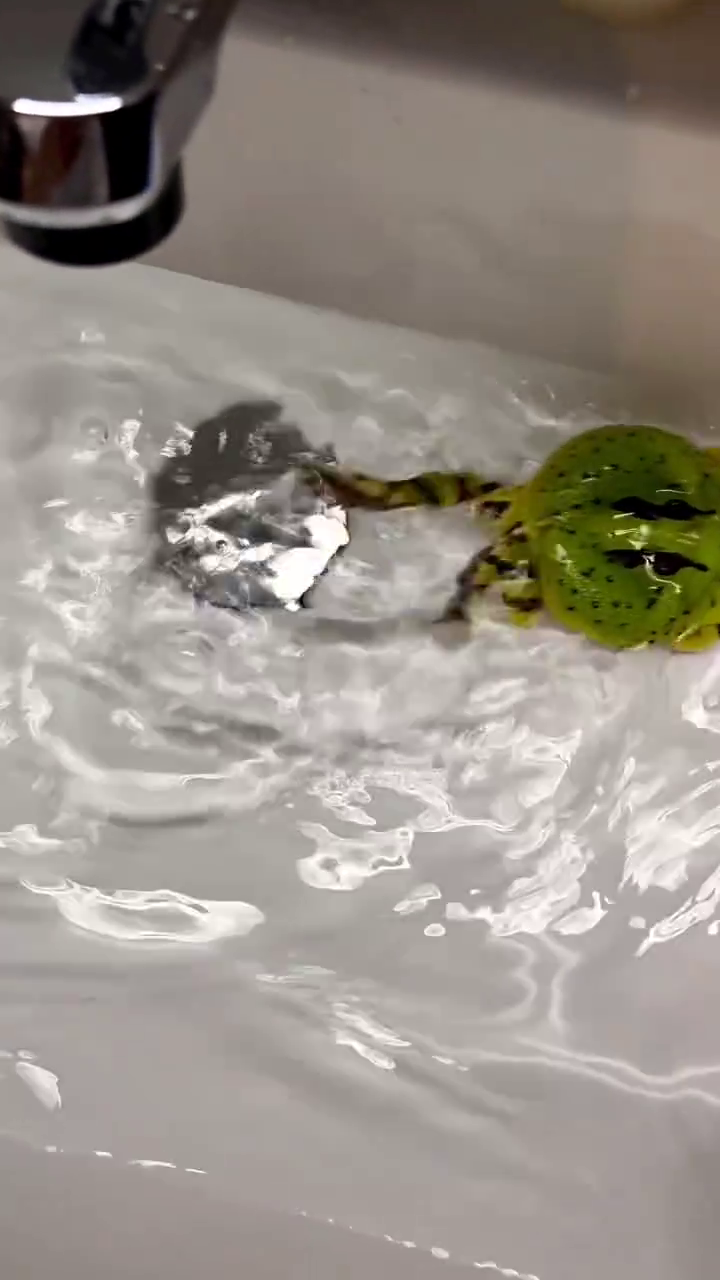
#> input picture frame 54 of Лаба 5/lyagushka.mp4, 720 x 1280 px
$ python main.py
#> lines starting #> are read from the running program, lines starting #| are printed output that depends on the picture; after the words box and inside, x2 and y2 are one past the last pixel; in counts of white or black regions, pixels touching at a corner belong together
import cv2 as cv

def process(path,thrashLow,thrashAr,ksize,sigma):
#> called with path = 'lyagushka.mp4', thrashLow = 200, thrashAr = 30, ksize = 3, sigma = 100
    cap = cv.VideoCapture(path, cv.CAP_ANY)

    w = int(cap.get(cv.CAP_PROP_FRAME_WIDTH))
    h = int(cap.get(cv.CAP_PROP_FRAME_HEIGHT))
    fourcc = cv.VideoWriter_fourcc(*'mp4v')
    video_writer = cv.VideoWriter("output.mp4", fourcc, 25, (w, h))
    ret,frame=cap.read()
#> frame is the input picture: shape (1280, 720, 3); mean B, G, R 135, 143.6, 150.9
    gray = cv.cvtColor(frame, cv.COLOR_BGR2GRAY)
    oldframe = cv.GaussianBlur(gray, (ksize, ksize), sigma)
    while True:
        ret, frame = cap.read()
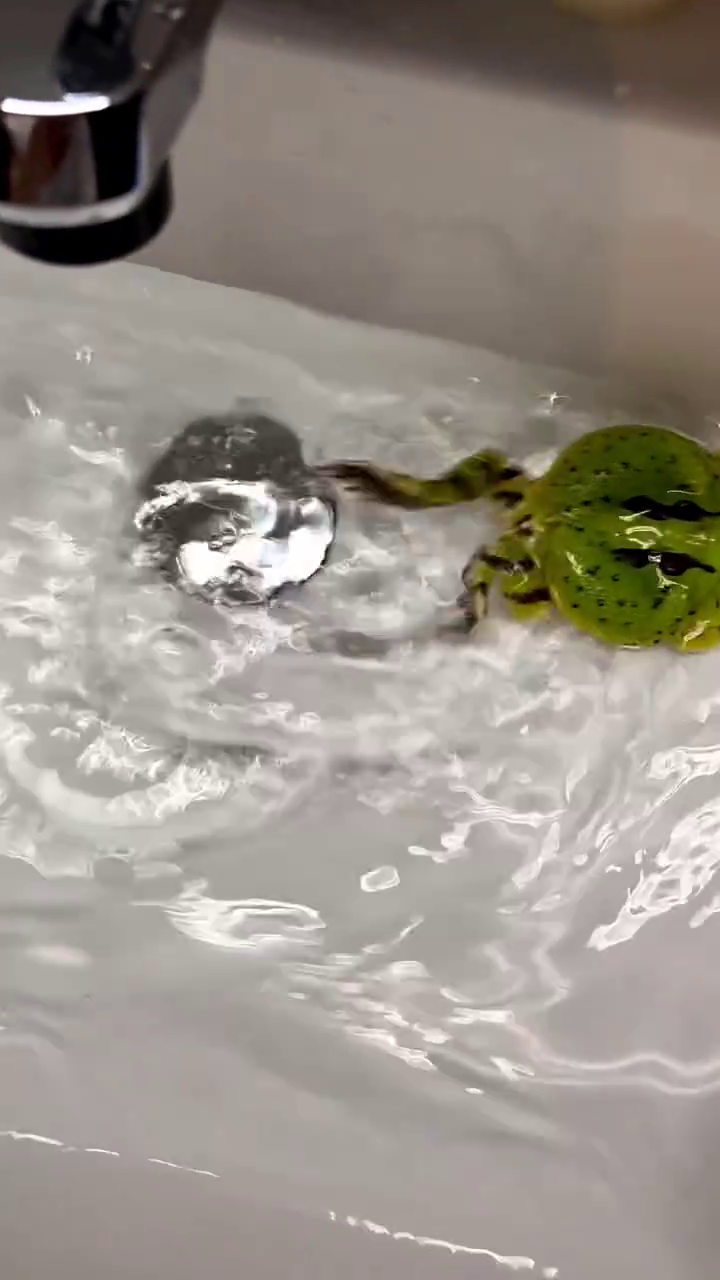
#> input picture frame 55 of Лаба 5/lyagushka.mp4, 720 x 1280 px
#> frame is the input picture: shape (1280, 720, 3); mean B, G, R 136.5, 145.1, 152.4
        if not (ret):
            break
        gray = cv.cvtColor(frame, cv.COLOR_BGR2GRAY)
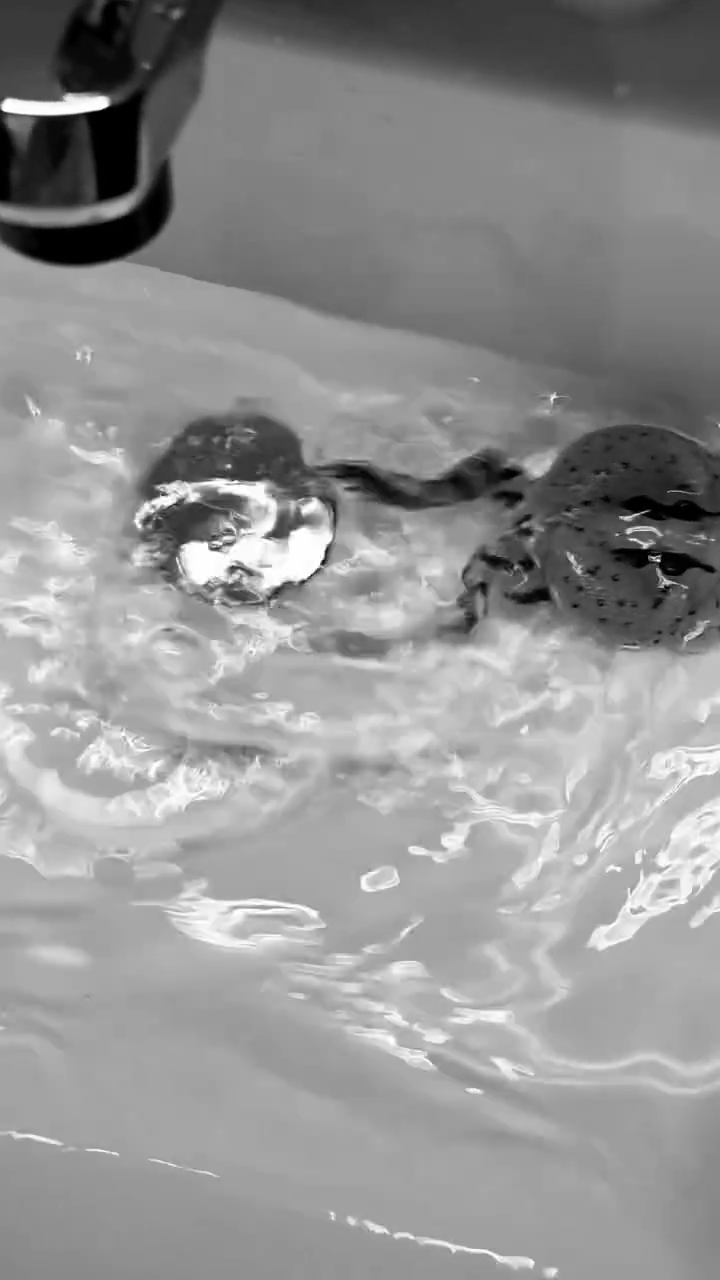
#> gray: shape (1280, 720); min 0, max 255, mean 146.3
        gaus = cv.GaussianBlur(gray, (ksize, ksize), sigma)
        frame_diff = cv.absdiff(oldframe, gaus)
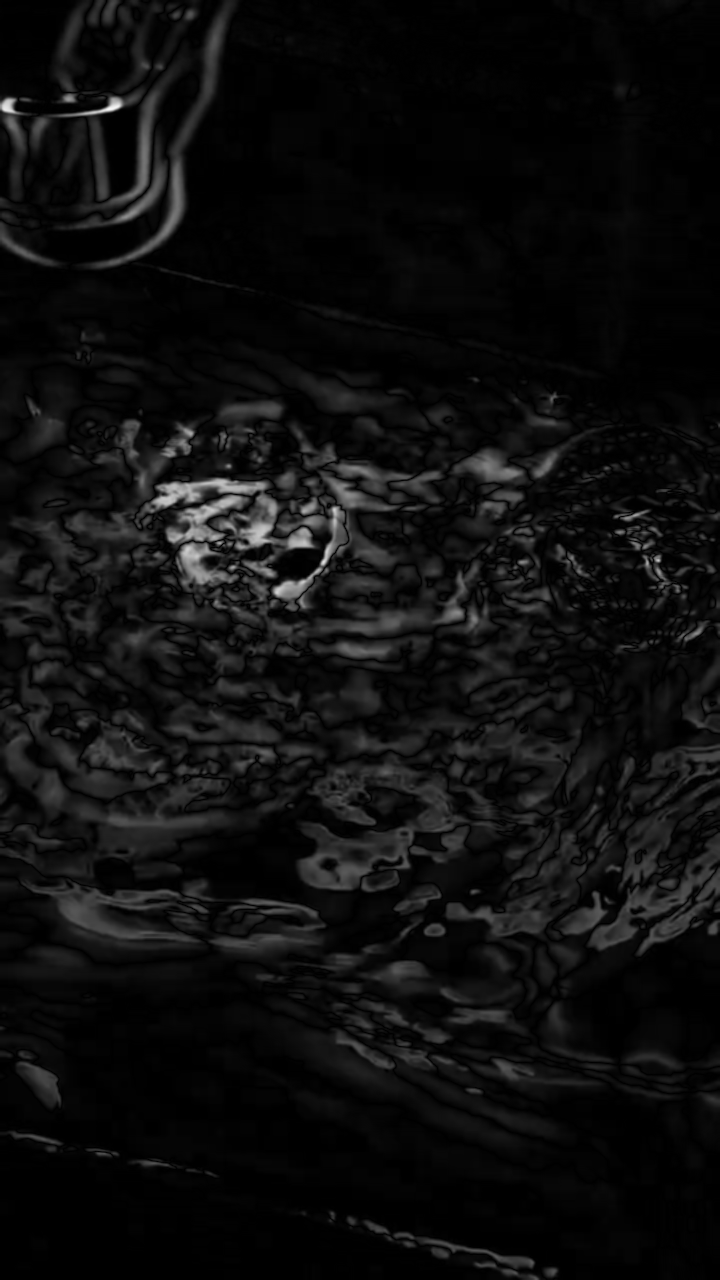
#> frame_diff: shape (1280, 720); min 0, max 247, mean 14.2
        thrash = cv.threshold(frame_diff, thrashLow, 255,cv.THRESH_BINARY)[1]
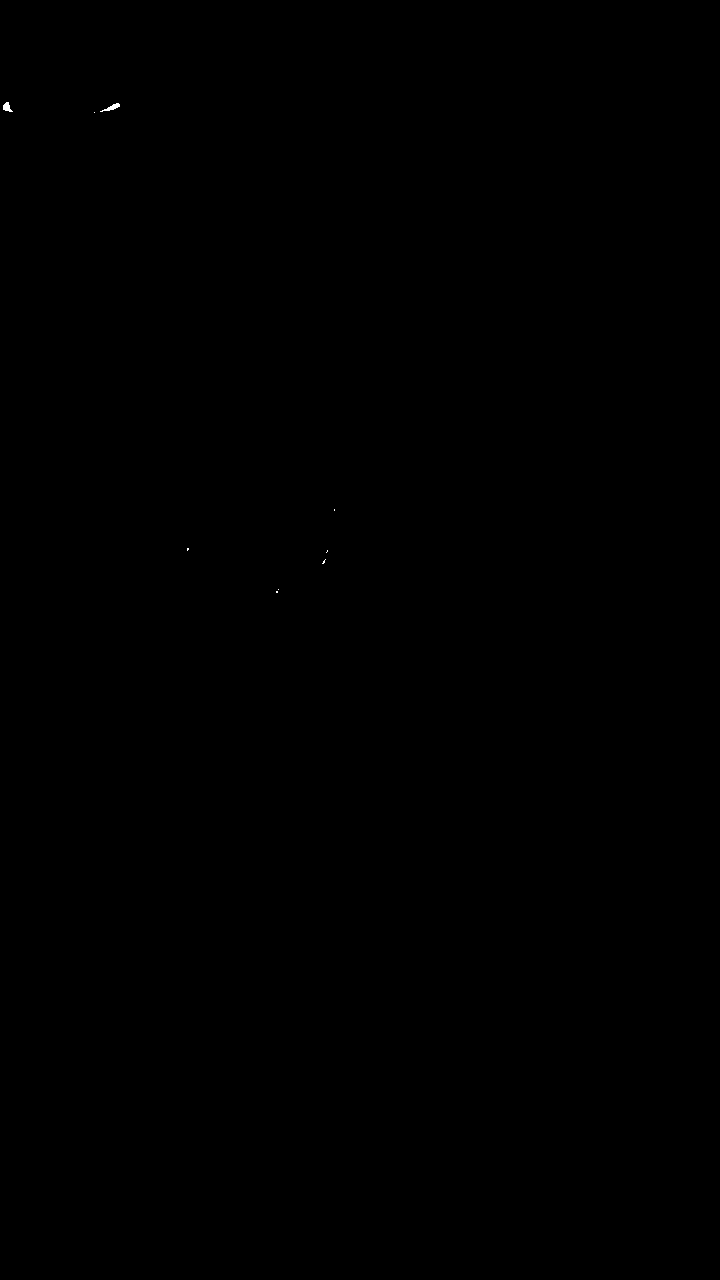
#> thrash: shape (1280, 720); 0.02% white; 9 white regions (7 under 20 px)
        contours,_=cv.findContours(thrash,cv.RETR_EXTERNAL,cv.CHAIN_APPROX_SIMPLE)
#> contours = 9 contours, 7 with area under 20; largest, box (x1, y1, x2, y2) and area: (100, 103, 120, 112) 47, (3, 102, 13, 112) 44

        try:
            cnt=contours[0]
#> cnt = [[276, 591], [276, 592], [277, 592], [277, 591]]
            area = cv.contourArea(cnt)
#> area = 1
            if area > thrashAr:
                video_writer.write(frame)
        except:
            print("Нет контура")
        oldframe = gaus
    cap.release()
    cv.destroyAllWindows()
process("lyagushka.mp4",200,30,3,100)

$ run again, starting later in the video
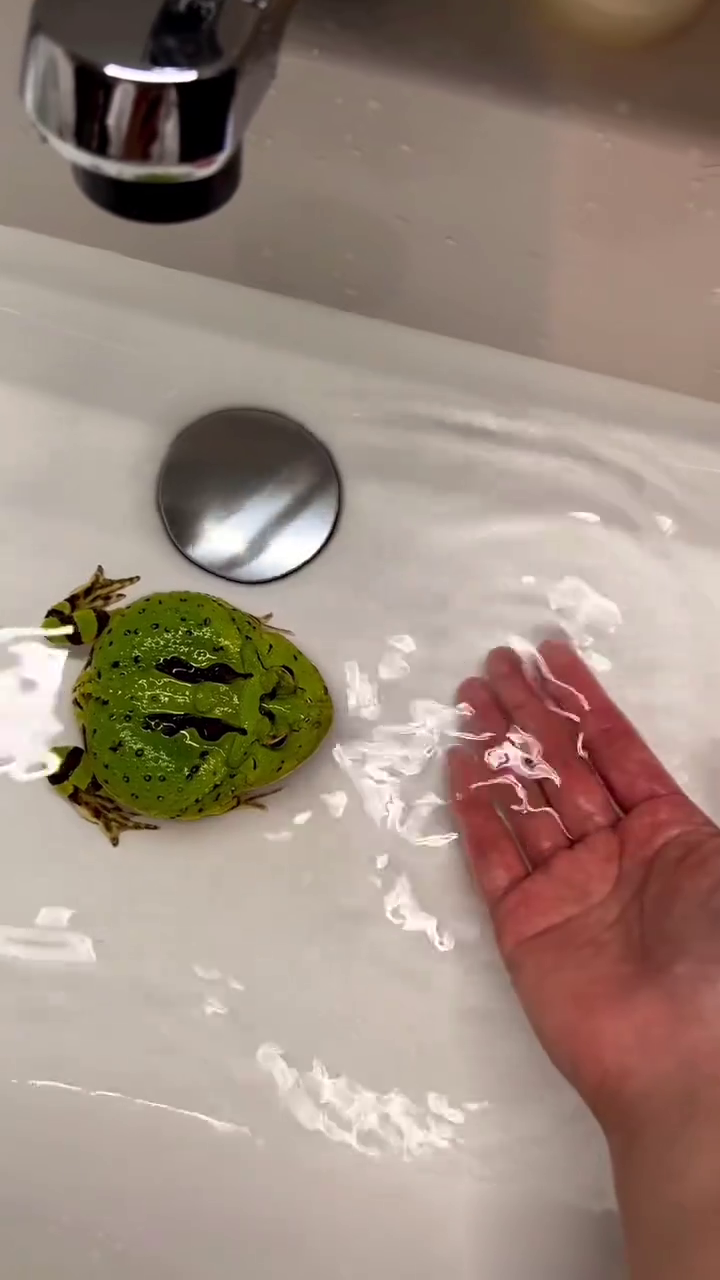
#> input picture frame 245 of Лаба 5/lyagushka.mp4, 720 x 1280 px
#> in process, frame is the input picture: shape (1280, 720, 3); mean B, G, R 125.9, 137.9, 156.7
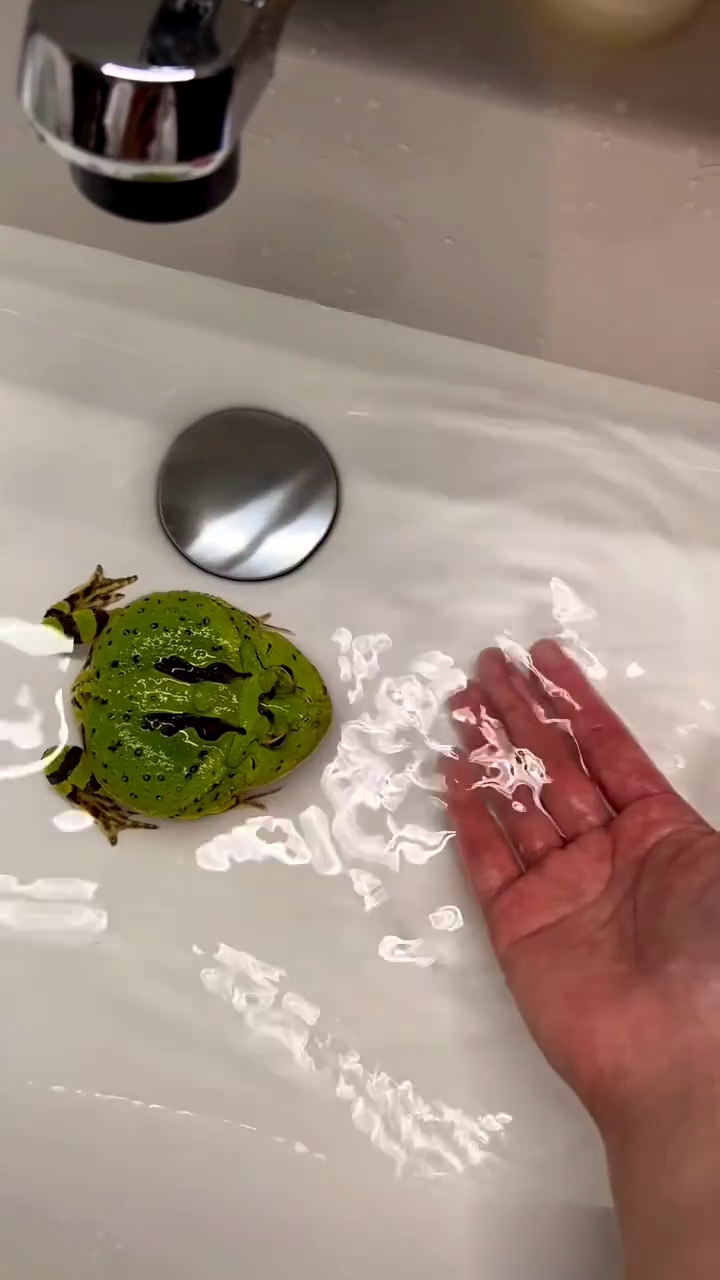
#> input picture frame 246 of Лаба 5/lyagushka.mp4, 720 x 1280 px
#> in process, frame is the input picture: shape (1280, 720, 3); mean B, G, R 126.2, 138.5, 157.1
#> in process, `frame_diff = cv.absdiff(oldframe, gaus)`:
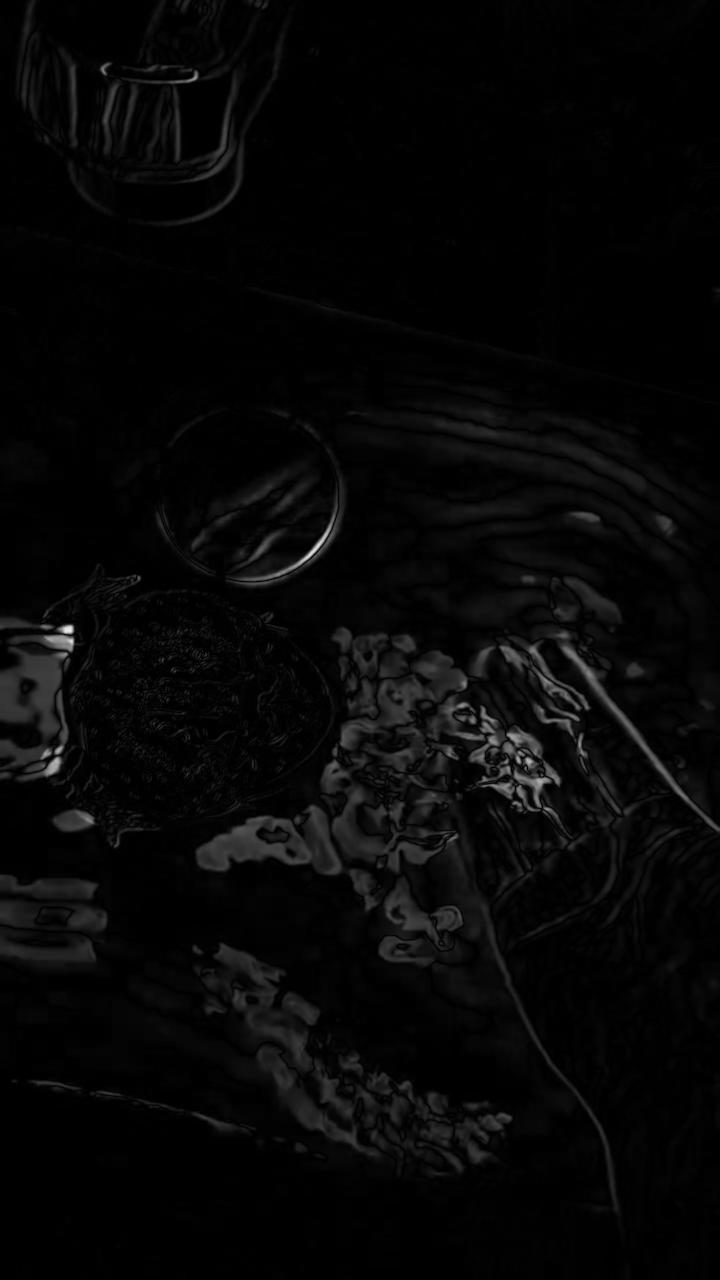
#> frame_diff: shape (1280, 720); min 0, max 234, mean 6.7
#> thrash: shape (1280, 720); 0.01% white; 3 white regions (1 under 20 px)
#> contours = 3 contours, 2 with area under 20; largest, box (x1, y1, x2, y2) and area: (64, 627, 72, 633) 28
#> cnt = [[69, 640], [71, 642], [72, 641], [71, 640]]
#> area = 3
